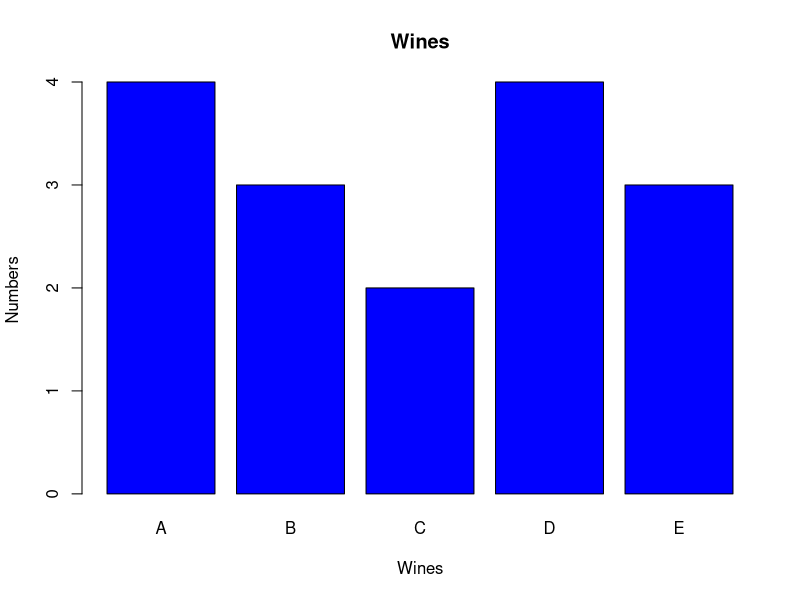
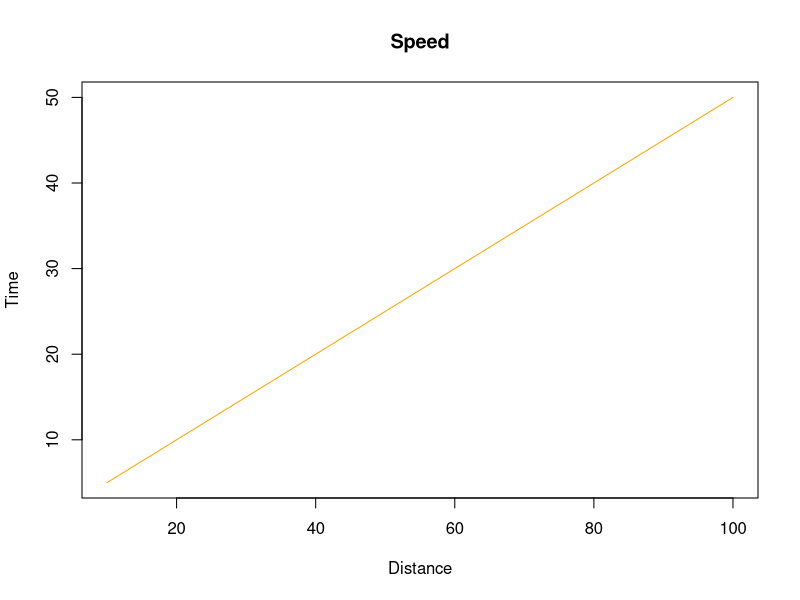
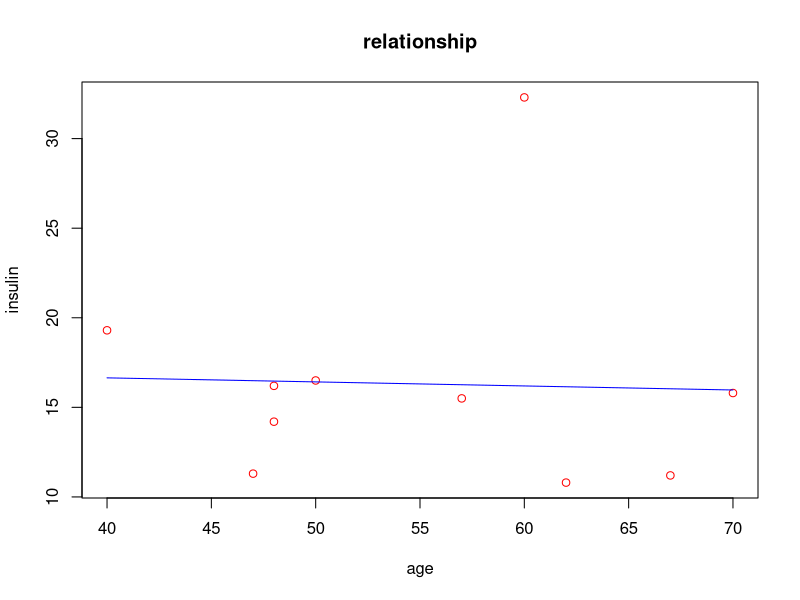

These charts were generated, in order, by the following R code:
## ---- chunk 1
data <- read.csv("wine.csv",stringsAsFactors = FALSE)
## ---- chunk 2
data
## ---- chunk 3
summary(data)
## ---- chunk 4

wines <- factor(data$Type)
wineTypes <- levels(wines)
wineTypes

cat("\n\n")

# median for alcohols and malic.acid
for(wine in wineTypes){
  subset_data <- data[data$Type == wine, ]
  
  alcmed <- median(subset_data$Alcohol)
  acidmed <- median(subset_data$Malic.Acid)
  
  cat("Wine:",wine,"Alcohol Median:",alcmed,"Acid Median:",acidmed,"\n")
}
## ---- chunk 5
# Write an R program to count the number of observations with Alcohol greater than 13 and Proline less than 650.

for(x in wineTypes){
  sub_data <- data[data$Type == x,]
  
  Counts <- sum(sub_data$Alcohol > 13 & sub_data$Proline < 650)
  
  cat("Wine:",x,"Observation Counts:",Counts,"\n")
  
}
## ---- chunk 6
# Write an R program to produce a barplot showing the number of wines of each type in the data frame. 

x <- wineTypes
y <- c(sum(data$Type == "A"),sum(data$Type == "B"),sum(data$Type == "C"),sum(data$Type == "D"),sum(data$Type == "E"))

barplot(y,names.arg = x,main="Wines",col="blue",xlab = "Wines",ylab = "Numbers")
## ---- chunk 7
distance <- seq(from=10,to=100,by=10)
time <- seq(from=5,to=50,by=5)

plot(distance,time,type="l",col="orange",main="Speed",xlab="Distance",ylab="Time")
## ---- chunk 8
age <- c(50,62,60,40,48,47,57,70,48,67)
insulin <- c(16.5,10.8,32.3,19.3,14.2,11.3,15.5,15.8,16.2,11.2)
plot(age,insulin,col="red",main="relationship")
lines(age,fitted(lm(insulin ~ age)),col="blue")
## ---- chunk 9
M <- c(3,2,4,9,5)
N <- c(1,2)
Z <- M*N
print(Z)
## ---- chunk 10
paste("everybody","is","a","warrior")
## ---- chunk 11
x <- c("a","b","c","c","d","a")
x[1:4]
## ---- chunk 12
x <- c(1,2,NaN,NA,4)
is.na(x)
